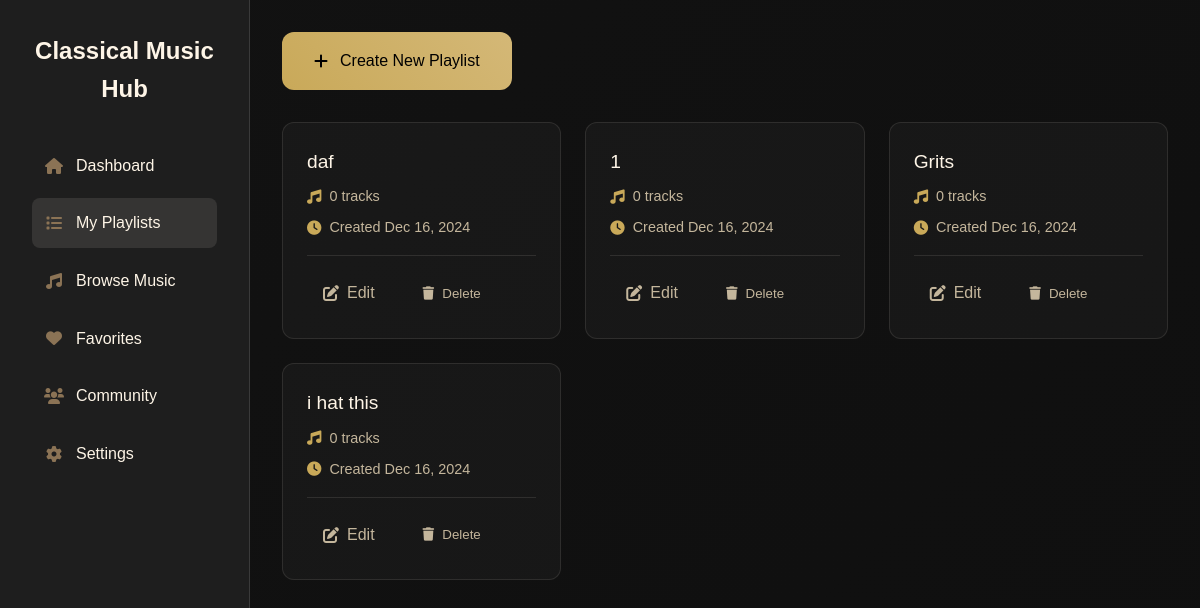
The app's page /pages/dashboard/enthusiast/playlists.php (signed in) with its own data.
### tables this page shows
CREATE TABLE `playlists` (
  `playlist_id` int(11) NOT NULL,
  `user_id` int(11) DEFAULT NULL,
  `name` varchar(100) NOT NULL,
  `description` text DEFAULT NULL,
  `is_public` tinyint(1) DEFAULT 1,
  `created_at` timestamp NOT NULL DEFAULT current_timestamp(),
  `updated_at` timestamp NOT NULL DEFAULT current_timestamp() ON UPDATE current_timestamp()
);

### pages/dashboard/enthusiast/playlists.php (the view, shortened to what this page needs)
<?php
require_once '../../../includes/db.php';
$user_id = $_SESSION['user_id'];
$playlists_stmt = $conn->prepare("
    SELECT
        p.*,
        COUNT(pi.composition_id) as track_count,
        u.username
    FROM playlists p
    LEFT JOIN playlist_items pi ON p.playlist_id = pi.playlist_id
    JOIN users u ON p.user_id = u.user_id
    WHERE p.user_id = ?
    GROUP BY p.playlist_id
    ORDER BY p.created_at DESC
");
$playlists_stmt->bind_param("i", $user_id);
$playlists_stmt->execute();
$playlists = $playlists_stmt->get_result()->fetch_all(MYSQLI_ASSOC);
?>
<!DOCTYPE html>
<html lang="en">
<head>
    <link rel="stylesheet" href="https://cdnjs.cloudflare.com/ajax/libs/font-awesome/6.0.0/css/all.min.css">
</head>
<body>
    <div class="page-container">
        <aside class="sidebar">
            <div class="sidebar-logo">Classical Music Hub</div>
            <ul class="sidebar-menu">
                <li><a href="enthusiast_dashboard.php"><i class="fas fa-home"></i> Dashboard</a></li>
                <li><a href="#" class="active"><i class="fas fa-list"></i> My Playlists</a></li>
                <li><a href="../../compositions/list.php"><i class="fas fa-music"></i> Browse Music</a></li>
                <li><a href="../../library/favorites.php"><i class="fas fa-heart"></i> Favorites</a></li>
                <li><a href="../../communities/index.php"><i class="fas fa-users"></i> Community</a></li>
                <li><a href="settings.php"><i class="fas fa-cog"></i> Settings</a></li>
            </ul>
        </aside>
        <main class="main-content">
            <a href="../../playlists/create.php" class="create-playlist-btn">
                <i class="fas fa-plus"></i> Create New Playlist
            </a>
            <?php if (empty($playlists)): ?>
                <div class="empty-state">
                    <i class="fas fa-music"></i>
                    <h3>No Playlists Yet</h3>
                    <p>Create your first playlist to start organizing your favorite classical pieces!</p>
                </div>
            <?php else: ?>
                <div class="playlist-grid">
                    <?php foreach ($playlists as $playlist): ?>
                        <div class="playlist-card"
                            onclick="window.location.href='../../playlists/view.php?id=<?php echo $playlist['playlist_id']; ?>'">
                            <div class="playlist-header">
                                <div>
                                    <div class="playlist-title">
                                        <?php echo htmlspecialchars($playlist['name']); ?>
                                    </div>
                                    <div class="playlist-meta">
                                        <span><i class="fas fa-music"></i> <?php echo $playlist['track_count']; ?> tracks</span>
                                        <span><i class="fas fa-clock"></i> Created
                                            <?php echo date('M j, Y', strtotime($playlist['created_at'])); ?></span>
                                    </div>
                                </div>
                            </div>
                            <div class="playlist-actions" onclick="event.stopPropagation();">
                                <a href="../../playlists/edit.php?id=<?php echo $playlist['playlist_id']; ?>"
                                    class="action-btn">
                                    <i class="fas fa-edit"></i> Edit
                                </a>
                                <button class="action-btn" onclick="deletePlaylist(<?php echo $playlist['playlist_id']; ?>)">
                                    <i class="fas fa-trash"></i> Delete
                                </button>
                            </div>
                        </div>
                    <?php endforeach; ?>
                </div>
            <?php endif; ?>
        </main>
    </div>
</body>
</html>

### pages/dashboard/enthusiast/playlists.php (style rules this page uses)
:root { --bg-dark: #121212; --bg-light: #1e1e1e; --text-primary: #fef5e7; --text-secondary: #c4b69c; --accent: #8b7355; --border-color: #3a3a3a; }
* { margin: 0; padding: 0; box-sizing: border-box; }
body { font-family: 'Futura', sans-serif; background: linear-gradient(135deg, #000000, #1a1a1a); color: var(--text-primary); min-height: 100vh; line-height: 1.6; }
.page-container { display: grid; grid-template-columns: 250px 1fr; min-height: 100vh; background: linear-gradient(135deg, var(--bg-dark) 0%, rgba(15, 15, 15, 0.95) 100%); }
.playlist-grid { display: grid; grid-template-columns: repeat(auto-fill, minmax(250px, 1fr)); gap: 1.5rem; }
.playlist-card { background: rgba(254, 245, 231, 0.03); border-radius: 12px; padding: 1.5rem; border: 1px solid rgba(254, 245, 231, 0.1); transition: all 0.3s ease; cursor: pointer; }
.playlist-title { font-size: 1.2rem; color: #fef5e7; margin-bottom: 0.5rem; font-weight: 500; }
.playlist-meta { color: #c4b69c; font-size: 0.9rem; display: flex; flex-direction: column; gap: 0.5rem; }
.playlist-meta span { display: flex; align-items: center; gap: 0.5rem; }
.playlist-meta i { color: #c9a959; }
.create-playlist-btn { background: linear-gradient(45deg, #c9a959, #d4b877); color: #000; text-decoration: none; padding: 1rem 2rem; border-radius: 12px; display: inline-flex; align-items: center; gap: 0.75rem; font-weight: 500; margin-bottom: 2rem; transition: all 0.3s ease; }
.sidebar { background: var(--bg-light); padding: 2rem; border-right: 1px solid var(--border-color); position: sticky; top: 0; height: 100vh; }
.sidebar-logo { text-align: center; margin-bottom: 2rem; font-size: 1.5rem; font-weight: bold; color: var(--text-primary); text-decoration: none; }
.sidebar-menu { list-style: none; }
.sidebar-menu a { color: var(--text-primary); text-decoration: none; display: flex; align-items: center; padding: 0.75rem; border-radius: 8px; transition: all 0.3s ease; margin-bottom: 0.5rem; }
.sidebar-menu a:hover, .sidebar-menu a.active { background: rgba(254, 245, 231, 0.1); }
.sidebar-menu i { margin-right: 0.75rem; width: 20px; text-align: center; color: var(--accent); }
.main-content { padding: 2rem; overflow-y: auto; width: 100%; max-width: 1200px; margin: 0 auto; }
.action-btn { color: #c4b69c; text-decoration: none; display: inline-flex; align-items: center; gap: 0.5rem; padding: 0.5rem 1rem; border-radius: 8px; transition: all 0.3s ease; border: none; background: transparent; cursor: pointer; }
.playlist-actions { display: flex; gap: 1rem; margin-top: 1rem; padding-top: 1rem; border-top: 1px solid rgba(254, 245, 231, 0.1); }

### records on screen
playlists: name "daf", track_count "0", created_at "Dec 16, 2024"
playlists: name "1", track_count "0", created_at "Dec 16, 2024"
playlists: name "Grits", track_count "0", created_at "Dec 16, 2024"
playlists: name "i hat this", track_count "0", created_at "Dec 16, 2024"
